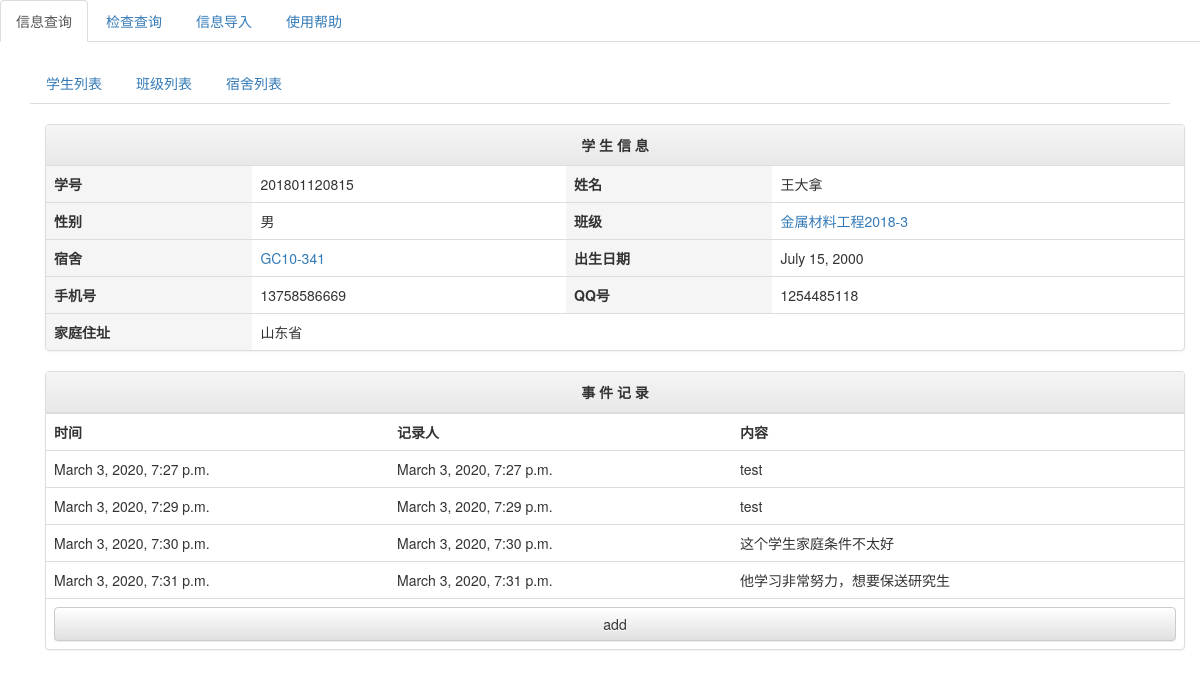
/infosys/student-detail/201801120815/, run on the app's committed database.
### infosys/models.py (models this page shows, shortened)
class Student(models.Model):
    student_id = models.CharField(max_length=20, primary_key=True)
    student_name = models.CharField(max_length=20)
    student_sex = models.CharField(max_length=2)
    student_birth = models.DateField(null=True)
    student_address = models.CharField(max_length=100)
    student_tel = models.CharField(max_length=20)
    student_qq = models.CharField(max_length=20)
    class_id = models.ForeignKey(Class, on_delete=models.SET_NULL, null=True)
    class Meta:
        verbose_name = ("Student")
        verbose_name_plural = verbose_name
    def __str__(self):
        return self.student_name

class Class(models.Model):
    class_id = models.CharField(max_length=20, primary_key=True)
    class_name = models.CharField(max_length=30)
    grade = models.CharField(max_length=4)
    major = models.CharField(max_length=20)
    college = models.CharField(max_length=20)
    class Meta:
        verbose_name = ("Class")
        verbose_name_plural = verbose_name
    def __str__(self):
        return self.class_name
    def get_absolute_url(self):
        return reverse("infosys:class_detail", kwargs={"pk": self.pk})

class Live(models.Model):
    live_id = models.CharField(max_length=20, primary_key=True)
    student_id = models.OneToOneField(Student, on_delete=models.CASCADE, null=True)
    dormitory_id = models.ForeignKey(Dormitory, on_delete=models.CASCADE, null=True)
    bed_num = models.CharField(max_length=2, null=True)
    class Meta:
        verbose_name = ("Live")
        verbose_name_plural = verbose_name
    def __str__(self):
        return self.dormitory_id.__str__()

class Dormitory(models.Model):
    dormitory_id = models.CharField(max_length=20, primary_key=True)
    building_num = models.CharField(max_length=5, null=True, )
    room_num = models.CharField(max_length=4, null=True)
    floor = models.CharField(max_length=2, null=True)
    master = models.OneToOneField('Live', on_delete=models.SET_NULL, null=True)
    class Meta:
        verbose_name = ("Dormitory")
        verbose_name_plural = verbose_name
    def __str__(self):
        return str(self.building_num) + "-" + str(self.room_num)
    def get_absolute_url(self):
        return reverse("infosys:dormitory_detail", kwargs={"pk": self.pk})

class Event(models.Model):
    add_time = models.DateTimeField(auto_now_add=True)
    update_time = models.DateTimeField(auto_now=True)
    content = models.CharField(max_length=200)
    student = models.ForeignKey(Student, on_delete=models.CASCADE)
    class Meta:
        verbose_name = "学生事件"
        verbose_name_plural = verbose_name

### infosys/views.py (the view, shortened to what this page needs)
# urls.py: path("student-detail/<str:pk>/", views.StudentDetailView.as_view(), name='student_detail'),
class StudentDetailView(CreateView):
    def get(self, request, *args, **kwargs):
        student = Student.objects.get(student_id=kwargs['pk'])
        print(student)
        live = Live.objects.filter(student_id=student)
        print(live)
        if live:
            live = live[0]
        events = Event.objects.filter(student=student)
        context = {'student':student, 'events':events,'live':live}
        return render(request, "infosys/inquir/detail/student.html", context)

### templates/infosys/inquir/detail/student.html
{% extends 'infosys/inquir/detail.html' %}
{% block detailscaptain %}
学 生 信 息
{% endblock detailscaptain %}
{% block details %}
<tr>
	<td class="active"><strong>学号</strong></td>
	<td>{{ student.student_id }}</td>
	<td class="active"><strong>姓名</strong></td>
	<td>{{ student.student_name }}</td>
</tr>
<tr>
	<td class="active"><strong>性别</strong></td>
	<td>{{ student.student_sex }}</td>
	<td class="active"><strong>班级</strong></td>
	<td><a href="{{ student.class_id.get_absolute_url }}">{{ student.class_id }}</a></td>
</tr>
<tr>
	<td class="active"><strong>宿舍</strong></td>
	<td><a href="{{ live.dormitory_id.get_absolute_url }}">{{ live.dormitory_id }}</a></td>
	<td class="active"><strong>出生日期</strong></td>
	<td>{{ student.student_birth }}</td>
</tr>
<tr>
	<td class="active"><strong>手机号</strong></td>
	<td>{{ student.student_tel }}</td>
	<td class="active"><strong>QQ号</strong></td>
	<td>{{ student.student_qq }}</td>
</tr>
<tr>
	<td class="active"><strong>家庭住址</strong></td>
	<td colspan="3">{{ student.student_address }}</td>
</tr>
{% endblock details %}
{% block eventscaptain %}
事 件 记 录
{% endblock eventscaptain %}
{% block eventshead %}
<tr>
	<th>时间</th>
	<th>记录人</th>
	<th>内容</th>
</tr>
{% endblock eventshead %}
{% block events %}
{% for event in events %}
<tr>
	<td>{{ event.add_time }}</td>
	<td>{{ event.update_time }}</td>
	<td>{{ event.content }}</td>
</tr>
{% empty %}
	<td colspan=3>暂无内容</td>
{% endfor %}
{% endblock events %}

### data on the page
Student: student_id "201801120815", student_name "王大拿", student_sex "男", class_id "金属材料工程2018-3", student_birth "July 15, 2000", student_tel "13758586669", student_qq "1254485118", student_address "山东省"
Live: dormitory_id "GC10-341"
Event: add_time "March 3, 2020, 7:27 p.m.", update_time "March 3, 2020, 7:27 p.m.", content "test"
Event: add_time "March 3, 2020, 7:29 p.m.", update_time "March 3, 2020, 7:29 p.m.", content "test"
Event: add_time "March 3, 2020, 7:30 p.m.", update_time "March 3, 2020, 7:30 p.m.", content "这个学生家庭条件不太好"
Event: add_time "March 3, 2020, 7:31 p.m.", update_time "March 3, 2020, 7:31 p.m.", content "他学习非常努力，想要保送研究生"
